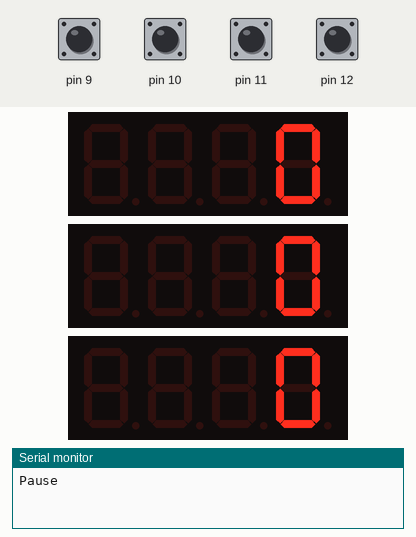
Recording of a sketch running on a simulated Arduino Uno, built with avr-gcc and run on an emulated ATmega328P. Parts: 3 × 4-digit seven-segment display, the last lines printed to the serial monitor. The inputs (shaded band) are chosen by the test bench; at power-on: pin 9–12 HIGH.

Above: at 1.2 s.
1.3 s: pin 9 pulled LOW for 0.15 s
At 4.3 s:
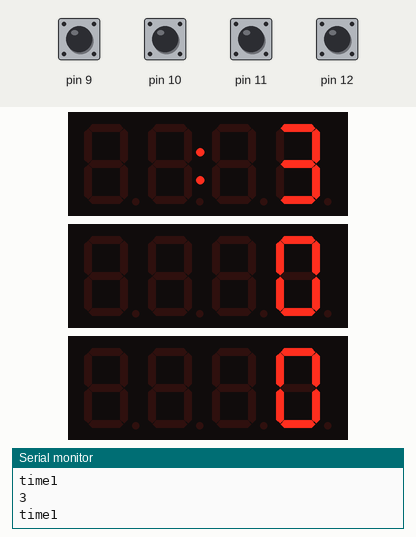
4.4 s: pin 12 pulled LOW for 0.15 s
6.0 s: pin 10 pulled LOW for 0.15 s
At 6.8 s:
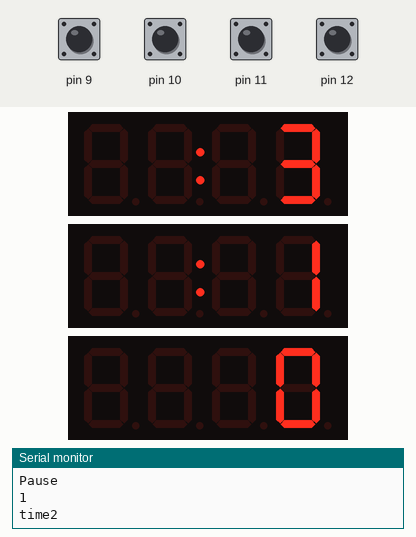
Timing chart, 0 to 9.0 s (numbered marks = the images above; inputs shaded):
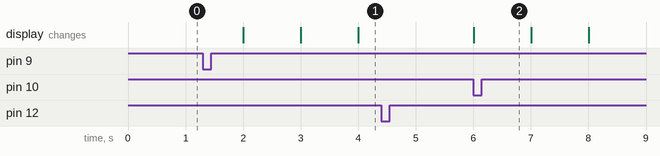

The sketch:

arduino_chess_timer_3_tm1637.ino
```cpp
    #define CLK1 2
    #define DIO1 3
    #define CLK2 4
    #define DIO2 5
    #define CLK3 6
    #define DIO3 7


    #include <GyverTM1637.h>
    GyverTM1637 disp1(CLK1, DIO1);
    GyverTM1637 disp2(CLK2, DIO2);
    GyverTM1637 disp3(CLK3, DIO3);


    enum state  {Timer1, Timer2, Timer3, Pause};
    int current_state = Pause;
    uint32_t time1 = 0;
    uint32_t time2 = 0;
    uint32_t time3 = 0;
    uint32_t myTimer = 0;
    boolean flag1;
    boolean flag2;
    boolean flag3;


    void setup() {
      Serial.begin(9600);
      disp1.clear();        // чистим первый дисплей
      disp1.brightness(7);  // яркость, 0 - 7 (минимум - максимум)
      disp1.displayInt(0000);// вывести ---- на экране
      disp2.clear();        // чистим второй дисплей
      disp2.brightness(7);  // яркость, 0 - 7 (минимум - максимум)
      disp2.displayInt(0000);// вывести ---- на экране
      disp3.clear();        // чистим второй дисплей
      disp3.brightness(7);  // яркость, 0 - 7 (минимум - максимум)
      disp3.displayInt(0000);// вывести ---- на экране
      pinMode(9, INPUT_PULLUP); // старт 1 дисплей
      pinMode(10, INPUT_PULLUP); // старт 2 дисплей
      pinMode(11, INPUT_PULLUP); // старт 3 дисплей
      pinMode(12, INPUT_PULLUP); // пауза
    }


    void loop() {
      // Set Value
      bool buttonstart1 = false; //выставляет по умолчанию 0 для сигнала кнопки
      bool buttonstart2 = false; //выставляет по умолчанию 0 для сигнала кнопки
      bool buttonstart3 = false; //выставляет по умолчанию 0 для сигнала кнопки
      bool buttonpause = false; //выставляет по умолчанию 0 для сигнала кнопки
      bool timeEvent = false; //выставляет по умолчанию 0 для события
      bool pushButton = false; //выставляет по умолчанию 0 для нажатий кнопок

      bool DEBUG = true;


     if (digitalRead(9) == 0) buttonstart1 = true,  pushButton = true;//выставляет 1 при нажатии кнопки
     if (digitalRead(10) == 0) buttonstart2 = true, pushButton = true;
     if (digitalRead(11) == 0) buttonstart3 = true, pushButton = true;
     if (digitalRead(12) == 0) buttonpause = true, pushButton = true;

      // создает событие при нажатии на кнопку

     if (millis() - myTimer >= 1000) {
        myTimer = millis();
        timeEvent = true; //каждую секунду орет в timeEvent
     }

     if      (buttonpause == true) current_state = Pause;//, Serial.println("pause");
     if (current_state == Pause){
      if      (buttonstart1 == true) current_state = Timer1;//, Serial.println("button1");
      else if (buttonstart2 == true) current_state = Timer2;//, Serial.println("button2");
      else if (buttonstart3 == true) current_state = Timer3;//, Serial.println("button3");
     }

     if (current_state == Timer1) {
    if (timeEvent) {       // каждую секунду
      flag1 = !flag1;
      //disp1.point(flag1);   // вкл/выкл точки
      time1 ++;
      int timeHours1 = (time1 / 3600ul);        // часы
      int timeMins1 = (time1 % 3600ul) / 60ul;  // минуты
      int timeSecs1 = (time1 % 3600ul) % 60ul;  // секунды
      if (time1 < 3600){
        Serial.println((timeMins1*100)+timeSecs1); //сложная математека для вывода часоминутосекунд одним числом
        disp1.displayInt((timeMins1*100)+timeSecs1);
        disp1.point(flag1);
      } else {
        Serial.println((timeHours1*10000)+(timeMins1*100)+timeSecs1); //сложная математека для вывода часоминутосекунд одним числом
        disp1.displayInt((timeHours1*100)+(timeMins1));
        disp1.point(flag1);
      }
      //disp1.point(flag1);
      Serial.println("time1");
    }
  //disp1.point(0);   // выкл точки

     } else if (current_state == Timer2) {
    if (timeEvent) {       // каждую секунду
      flag2 = !flag2;
      //disp2.point(flag2);   // вкл/выкл точки
      time2 ++;
      int timeHours2 = (time2 / 3600ul);        // часы
      int timeMins2 = (time2 % 3600ul) / 60ul;  // минуты
      int timeSecs2 = (time2 % 3600ul) % 60ul;  // секунды
      if (time2 < 3600){
        Serial.println((timeMins2*100)+timeSecs2); //сложная математека для вывода часоминутосекунд одним числом
        disp2.displayInt((timeMins2*100)+timeSecs2);
        disp2.point(flag2);
      } else {
        Serial.println((timeHours2*10000)+(timeMins2*100)+timeSecs2); //сложная математека для вывода часоминутосекунд одним числом
        disp2.displayInt((timeHours2*100)+(timeMins2));
        disp2.point(flag2);
      }
      Serial.println("time2");
    }
  //disp2.point(0);   // выкл точки

     } else if (current_state == Timer3) {
    if (timeEvent) {       // каждую секунду
      flag3 = !flag3;
      //disp3.point(flag3);   // вкл/выкл точки
      time3 ++;
      int timeHours3 = (time3 / 3600ul);        // часы
      int timeMins3 = (time3 % 3600ul) / 60ul;  // минуты
      int timeSecs3 = (time3 % 3600ul) % 60ul;  // секунды
      if (time3 < 3600){
        Serial.println((timeMins3*100)+timeSecs3); //сложная математека для вывода часоминутосекунд одним числом
        disp3.displayInt((timeMins3*100)+timeSecs3);
        disp3.point(flag3);
      } else {
        Serial.println((timeHours3*10000)+(timeMins3*100)+timeSecs3); //сложная математека для вывода часоминутосекунд одним числом
        disp3.displayInt((timeHours3*100)+(timeMins3));
        disp3.point(flag3);
      }
      Serial.println("time3");
    }
  //disp3.point(0);   // выкл точки

     } else if (current_state == Pause) {
       if (timeEvent) {
         Serial.println("Pause");
       if (buttonpause == true) current_state = Pause;
       }
     }
   }
```

Measured:
- after the input at 1.3 s, the display: first changes after 0.70 s (image 1 shows a later state)
- after the input at 6.0 s, the display: changes at once (image 2)
